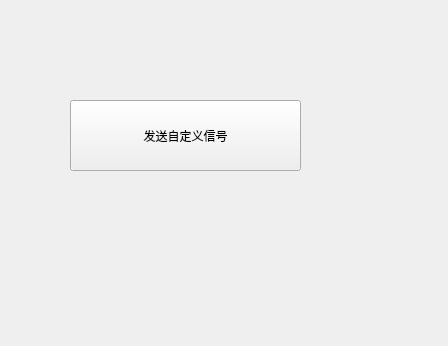
<?xml version="1.0" encoding="UTF-8"?>
<ui version="4.0">
 <class>Widget</class>
 <widget class="QWidget" name="Widget">
  <property name="geometry">
   <rect>
    <x>0</x>
    <y>0</y>
    <width>448</width>
    <height>346</height>
   </rect>
  </property>
  <property name="windowTitle">
   <string>Widget</string>
  </property>
  <widget class="QPushButton" name="pushButton">
   <property name="geometry">
    <rect>
     <x>70</x>
     <y>100</y>
     <width>231</width>
     <height>71</height>
    </rect>
   </property>
   <property name="text">
    <string>发送自定义信号</string>
   </property>
  </widget>
 </widget>
 <layoutdefault spacing="6" margin="11"/>
 <resources/>
 <connections/>
</ui>
